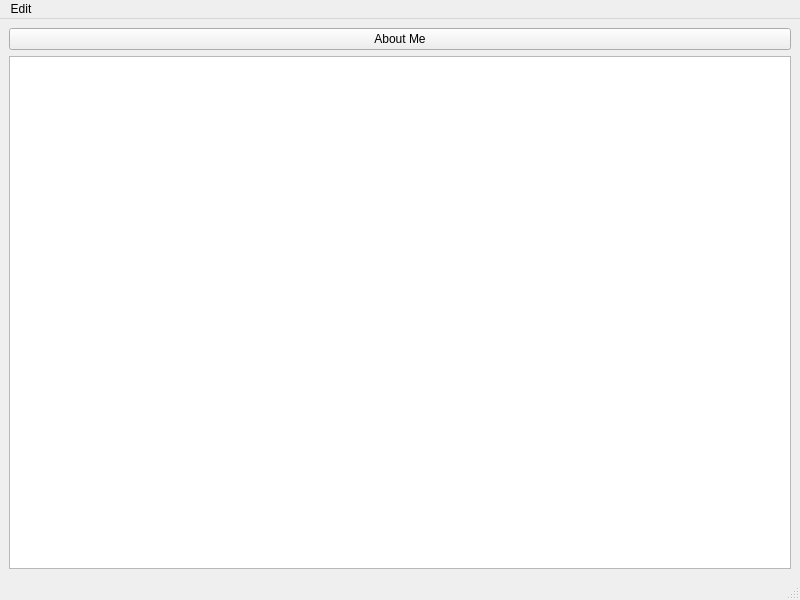
<?xml version="1.0" encoding="UTF-8"?>
<ui version="4.0">
 <class>MainWindow</class>
 <widget class="QMainWindow" name="MainWindow">
  <property name="geometry">
   <rect>
    <x>0</x>
    <y>0</y>
    <width>800</width>
    <height>600</height>
   </rect>
  </property>
  <property name="windowTitle">
   <string>MainWindow</string>
  </property>
  <widget class="QWidget" name="centralwidget">
   <layout class="QVBoxLayout" name="verticalLayout">
    <item>
     <widget class="QPushButton" name="pushButton">
      <property name="text">
       <string>About Me</string>
      </property>
     </widget>
    </item>
    <item>
     <widget class="QTextEdit" name="textEdit"/>
    </item>
   </layout>
  </widget>
  <widget class="QMenuBar" name="menubar">
   <property name="geometry">
    <rect>
     <x>0</x>
     <y>0</y>
     <width>800</width>
     <height>26</height>
    </rect>
   </property>
   <widget class="QMenu" name="menuNormal">
    <property name="title">
     <string>Edit</string>
    </property>
    <addaction name="actionBold"/>
    <addaction name="actionNormal"/>
    <addaction name="actionSubscript"/>
    <addaction name="actionSuperscript"/>
   </widget>
   <addaction name="menuNormal"/>
  </widget>
  <widget class="QStatusBar" name="statusbar"/>
  <action name="actionBold">
   <property name="icon">
    <iconset resource="Resource.qrc">
     <normaloff>:/res/Images/bold.png</normaloff>:/res/Images/bold.png</iconset>
   </property>
   <property name="text">
    <string>Bold</string>
   </property>
  </action>
  <action name="actionNormal">
   <property name="icon">
    <iconset resource="Resource.qrc">
     <normaloff>:/res/Images/normal.png</normaloff>:/res/Images/normal.png</iconset>
   </property>
   <property name="text">
    <string>Normal</string>
   </property>
  </action>
  <action name="actionSubscript">
   <property name="icon">
    <iconset resource="Resource.qrc">
     <normaloff>:/res/Images/subscript.png</normaloff>:/res/Images/subscript.png</iconset>
   </property>
   <property name="text">
    <string>Subscript</string>
   </property>
  </action>
  <action name="actionSuperscript">
   <property name="icon">
    <iconset resource="Resource.qrc">
     <normaloff>:/res/Images/superscript.png</normaloff>:/res/Images/superscript.png</iconset>
   </property>
   <property name="text">
    <string>Superscript</string>
   </property>
  </action>
 </widget>
 <resources>
  <include location="Resource.qrc"/>
 </resources>
 <connections/>
</ui>
